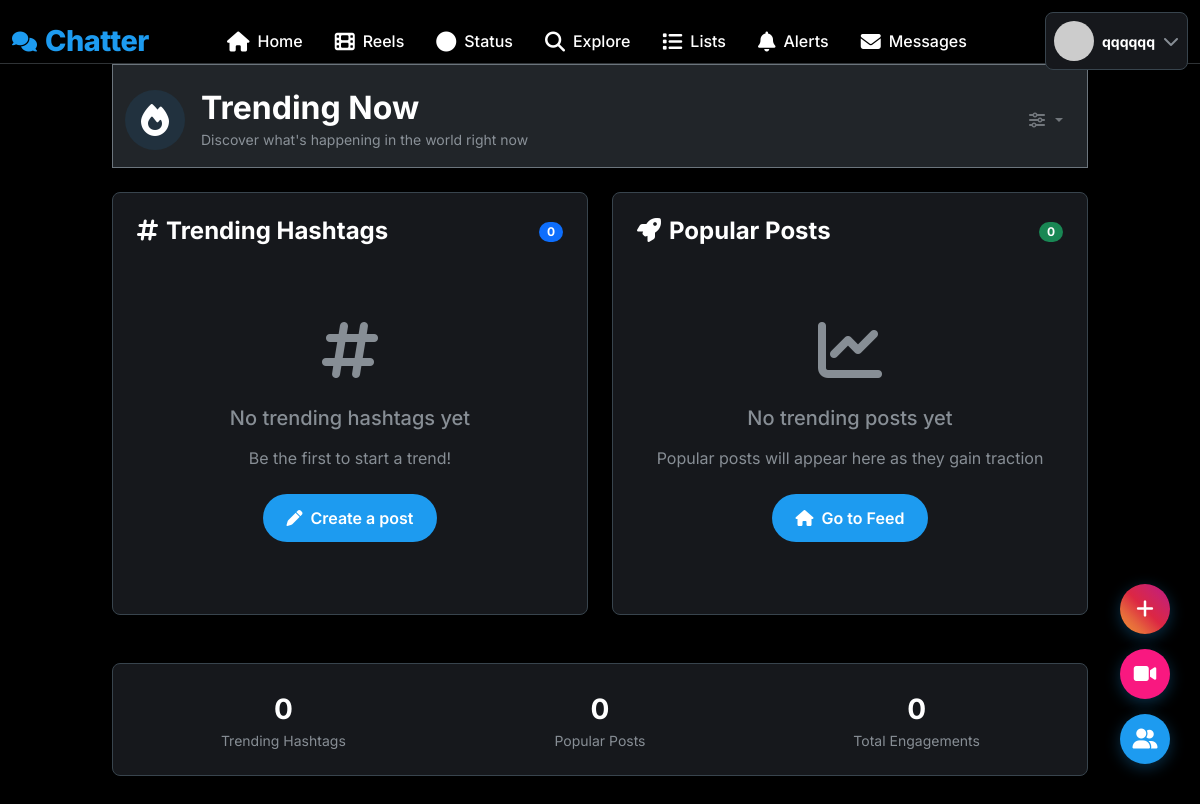
The page /trending (signed in) on the database as committed earlier.
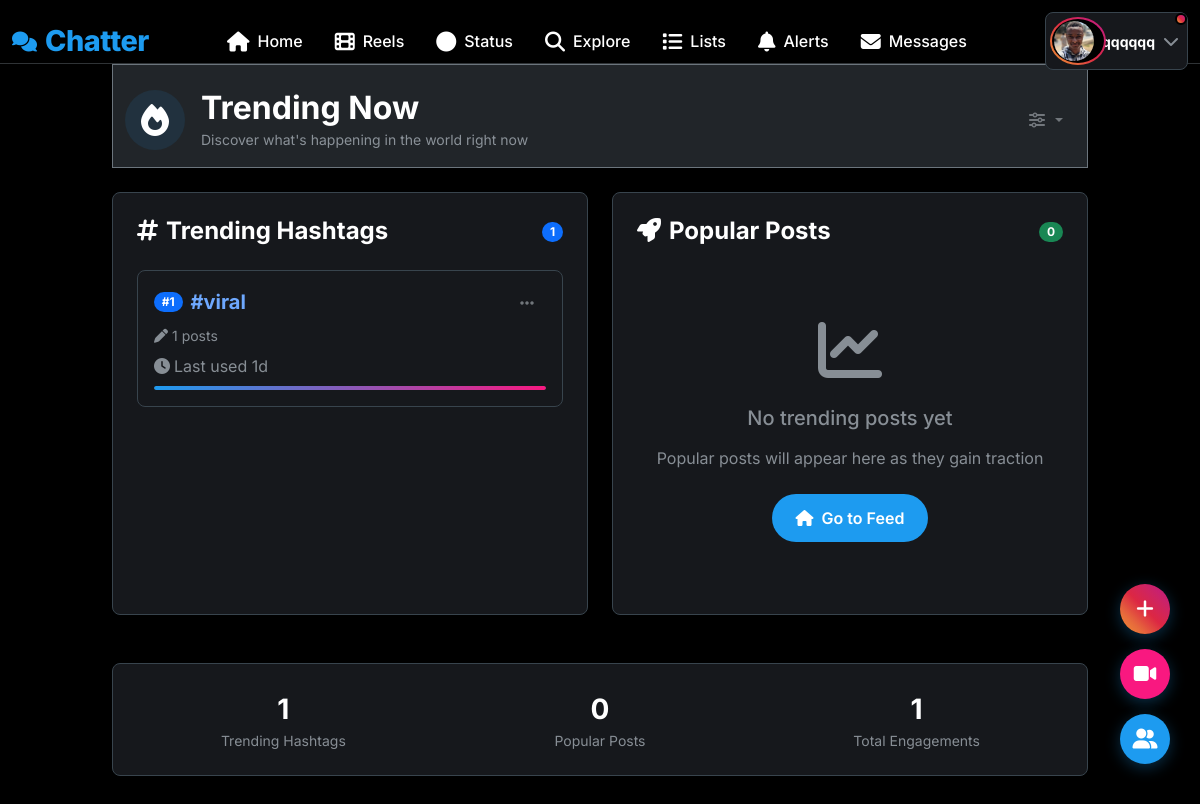
The same page on the database as committed later.
### app.py (models this page shows, shortened)
class User(UserMixin, db.Model):
    id = db.Column(db.Integer, primary_key=True)
    username = db.Column(db.String(80), unique=True, nullable=False, index=True)
    email = db.Column(db.String(120), unique=True, nullable=False, index=True)
    password_hash = db.Column(db.String(200), nullable=False)
    bio = db.Column(db.String(500))
    location = db.Column(db.String(100))
    website = db.Column(db.String(200))
    profile_picture = db.Column(db.String(200), default='default.jpg')
    cover_picture = db.Column(db.String(200), default='default_cover.jpg')
    is_admin = db.Column(db.Boolean, default=False)
    created_at = db.Column(db.DateTime, default=datetime.utcnow)
    is_online = db.Column(db.Boolean, default=False)
    last_seen = db.Column(db.DateTime, default=datetime.utcnow)
    is_verified = db.Column(db.Boolean, default=False)
    posts = db.relationship('Post', backref='author', lazy='dynamic', cascade='all, delete-orphan')
    likes = db.relationship('Like', backref='user', lazy='dynamic', cascade='all, delete-orphan')
    comments = db.relationship('Comment', backref='author', lazy='dynamic', cascade='all, delete-orphan')
    notifications = db.relationship('Notification', backref='user', lazy='dynamic', cascade='all, delete-orphan')
    sent_messages = db.relationship('Message', foreign_keys='Message.sender_id', backref='sender', lazy='dynamic')
    received_messages = db.relationship('Message', foreign_keys='Message.receiver_id', backref='receiver', lazy='dynamic')
    bookmarks = db.relationship('Bookmark', backref='user', lazy='dynamic', cascade='all, delete-orphan')
    reports_made = db.relationship('Report', foreign_keys='Report.reporter_id', backref='reporter', lazy='dynamic')
    reports_received = db.relationship('Report', foreign_keys='Report.reported_id', backref='reported', lazy='dynamic')
    pinned_posts = db.relationship('PinnedPost', backref='user', lazy='dynamic', cascade='all, delete-orphan')
    created_lists = db.relationship('UserList', backref='creator', lazy='dynamic', cascade='all, delete-orphan')
    list_subscriptions = db.relationship('ListSubscriber', backref='subscriber', lazy='dynamic', cascade='all, delete-orphan')
    list_memberships = db.relationship('ListMember', backref='member', lazy='dynamic', cascade='all, delete-orphan')
    reels = db.relationship('Reel', backref='user', lazy='dynamic', cascade='all, delete-orphan')
    reel_likes = db.relationship('ReelLike', backref='liker', lazy='dynamic', cascade='all, delete-orphan')
    reel_comments = db.relationship('ReelComment', backref='author', lazy='dynamic', cascade='all, delete-orphan')
    reel_views = db.relationship('ReelView', backref='viewer', lazy='dynamic', cascade='all, delete-orphan')
    statuses = db.relationship('Status', backref='user', lazy='dynamic', cascade='all, delete-orphan')
    status_views = db.relationship('StatusView', backref='viewer', lazy='dynamic', cascade='all, delete-orphan')
    followed = db.relationship(
        'User', secondary=followers,
        primaryjoin=(followers.c.follower_id == id),
        secondaryjoin=(followers.c.followed_id == id),
        backref=db.backref('followers', lazy='dynamic'), lazy='dynamic')
    blocked = db.relationship(
        'User', secondary=blocked_users,
        primaryjoin=(blocked_users.c.blocker_id == id),
        secondaryjoin=(blocked_users.c.blocked_id == id),
        backref=db.backref('blocked_by', lazy='dynamic'), lazy='dynamic')
    def get_unread_message_count(self):
        return Message.query.filter_by(receiver_id=self.id, is_read=False).count()
    def get_unread_notification_count(self):
        return Notification.query.filter_by(user_id=self.id, is_read=False).count()

class Hashtag(db.Model):
    id = db.Column(db.Integer, primary_key=True)
    tag = db.Column(db.String(100), unique=True, nullable=False)
    count = db.Column(db.Integer, default=1)
    last_used = db.Column(db.DateTime, default=datetime.utcnow)

### app.py (the view)
@app.route('/trending')
@login_required
def trending():
    week_ago = datetime.utcnow() - timedelta(days=7)
    trending_hashtags = Hashtag.query.filter(
        Hashtag.last_used >= week_ago
    ).order_by(Hashtag.count.desc()).limit(20).all()
    yesterday = datetime.utcnow() - timedelta(days=1)
    trending_posts = db.session.query(Post).join(Like).filter(
        Post.created_at >= yesterday,
        Post.is_deleted == False
    ).group_by(Post.id).order_by(func.count(Like.id).desc()).limit(20).all()
    popular_users = User.query.order_by(
        func.random()  # Simplified - would use follower growth metric
    ).limit(10).all()
    return render_template('trending.html',
                         hashtags=trending_hashtags,
                         posts=trending_posts,
                         users=popular_users)

### app.py (called while the page is built)
@app.before_request
def update_last_seen():
    if current_user.is_authenticated:
        current_user.last_seen = datetime.utcnow()
        if current_user.is_online and (datetime.utcnow() - current_user.last_seen).seconds > 300:
            current_user.is_online = False
        db.session.commit()

@app.before_request
def check_blocked():
    if current_user.is_authenticated:
        pass

@login_manager.user_loader
def load_user(user_id):
    return User.query.get(int(user_id))

@app.before_request
def update_last_seen():
    if current_user.is_authenticated:
        current_user.last_seen = datetime.utcnow()
        if current_user.is_online and (datetime.utcnow() - current_user.last_seen).seconds > 300:
            current_user.is_online = False
        db.session.commit()

@app.before_request
def cleanup_expired_statuses():
    Status.query.filter(Status.expires_at < datetime.utcnow()).delete(synchronize_session=False)
    db.session.commit()

### templates/trending.html (shortened to what the changed rows need)
{% extends "base.html" %}
{% block content %}
<div class="row">
    <div class="col-12 col-lg-10 mx-auto">
        <div class="sticky-top bg-dark pt-4 pb-3 border-bottom border-secondary glass-effect">
            <div class="container-fluid">
                <div class="d-flex align-items-center justify-content-between">
                    <div class="d-flex align-items-center">
                        <div>
                            <h2 class="fw-bold mb-0 gradient-text">Trending Now</h2>
                        </div>
                    </div>
                </div>
            </div>
        </div>
        <div class="row mt-4">
            <div class="col-lg-6 mb-4">
                <div class="glass-effect rounded-3 p-4 h-100">
                    <div class="d-flex align-items-center justify-content-between mb-4">
                        <h4 class="fw-bold gradient-text mb-0">
                            <i class="fas fa-hashtag me-2"></i>Trending Hashtags
                        </h4>
                        <span class="badge bg-primary rounded-pill">{{ hashtags|length }}</span>
                    </div>
                    {% for hashtag in hashtags %}
                    <div class="trending-item glass-effect rounded-3 p-3 mb-3 hover-lift fade-in"
                         style="animation-delay: {{ loop.index * 0.1 }}s;">
                        <div class="d-flex justify-content-between align-items-start">
                            <div class="flex-grow-1">
                                <div class="d-flex align-items-center mb-2">
                                    <span class="badge bg-primary rounded-pill me-2">#{{ loop.index }}</span>
                                    <a href="{{ url_for('hashtag', tag=hashtag.tag) }}"
                                       class="hashtag fw-bold fs-5 text-decoration-none gradient-text">
                                        #{{ hashtag.tag }}
                                    </a>
                                </div>
                                <div class="text-muted small mb-2">
                                    <i class="fas fa-pen me-1"></i>{{ hashtag.count }} posts
                                </div>
                                <div class="text-muted x-small">
                                    <i class="fas fa-clock me-1"></i>Last used {{ hashtag.last_used|time_ago }}
                                </div>
                            </div>
                            <div class="dropdown">
                                <button class="btn action-btn dropdown-toggle-no-arrow" data-bs-toggle="dropdown">
                                    <i class="fas fa-ellipsis-h"></i>
                                </button>
                            </div>
                        </div>
                        <div class="progress mt-2" style="height: 4px;">
                            <div class="progress-bar bg-gradient"
                                 style="width: {{ (hashtag.count / (hashtags[0].count if hashtags else 1)) * 100 }}%">
                            </div>
                        </div>
                    </div>
                    {% else %}
                    <div class="text-center py-5">
                        <div class="empty-icon mb-4">
                            <i class="fas fa-hashtag fa-4x text-muted"></i>
                        </div>
                        <h5 class="text-muted mb-3">No trending hashtags yet</h5>
                        <p class="text-muted mb-4">Be the first to start a trend!</p>
                        <a href="{{ url_for('feed') }}" class="btn btn-primary rounded-pill">
                            <i class="fas fa-pen me-2"></i>Create a post
                        </a>
                    </div>
                    {% endfor %}
                </div>
            </div>
        </div>
        <div class="row mt-4">
            <div class="col-12">
                <div class="glass-effect rounded-3 p-4 text-center">
                    <div class="row">
                        <div class="col-md-4 mb-3 mb-md-0">
                            <div class="fw-bold fs-3 gradient-text">{{ hashtags|length }}</div>
                            <div class="text-muted small">Trending Hashtags</div>
                        </div>
                        <div class="col-md-4">
                            <div class="fw-bold fs-3 gradient-text">
                                {{ (hashtags|map(attribute='count')|sum) + posts|length }}
                            </div>
                            <div class="text-muted small">Total Engagements</div>
                        </div>
                    </div>
                </div>
            </div>
        </div>
    </div>
</div>
{% endblock %}

### templates/base.html (shortened to what the changed rows need)
<!DOCTYPE html>
<html lang="en" data-bs-theme="dark">
<head>
    <link href="https://cdn.jsdelivr.net/npm/bootstrap@5.3.0/dist/css/bootstrap.min.css" rel="stylesheet">
    <link href="https://cdnjs.cloudflare.com/ajax/libs/font-awesome/6.4.0/css/all.min.css" rel="stylesheet">
</head>
<body>
    <nav class="top-nav">
        <div class="container-fluid">
            <div class="row align-items-center">
                <div class="col">
                    <div class="d-flex align-items-center justify-content-between">
                        {% if current_user.is_authenticated %}
                        <div class="dropdown">
                            <button class="btn d-flex align-items-center text-decoration-none p-2 rounded-3 {% if current_user and has_active_status(current_user.id) %}has-status-indicator{% endif %}"
                                    style="background: var(--card-color); border: 1px solid var(--border-light); color: var(--text-primary);"
                                    type="button" data-bs-toggle="dropdown">
                                <div class="profile-with-status">
                                    <img src="{{ get_user_avatar_url(current_user) }}"
                                         class="profile-img-with-ring avatar-sm me-2">
                                </div>
                                <span class="fw-bold small">{{ current_user.username }}</span>
                                <i class="fas fa-chevron-down text-muted ms-2"></i>
                            </button>
                        </div>
                        {% else %}
                        <div class="d-flex gap-2">
                            <a href="{{ url_for('login') }}" class="btn btn-outline-primary btn-sm">Login</a>
                            <a href="{{ url_for('signup') }}" class="btn btn-primary btn-sm">Sign Up</a>
                        </div>
                        {% endif %}
                    </div>
                </div>
            </div>
        </div>
    </nav>
    <div class="main-content">
        <div class="container-fluid">
            {% block content %}{% endblock %}
        </div>
    </div>
</body>
</html>

Rows that differ between the two databases and show on the page:
changed User "qqqqqq": profile_picture: picture added
added Hashtag: tag "viral", count "1", last_used "1d"
Other text that changed with them:
{{ hashtags|length }}: "0" → "1"
{{ (hashtags|map(attribute='count')|sum) + posts|length }}: "0" → "1"
text no longer shown: "No trending hashtags yet Be the first to start a trend! Create a post"
